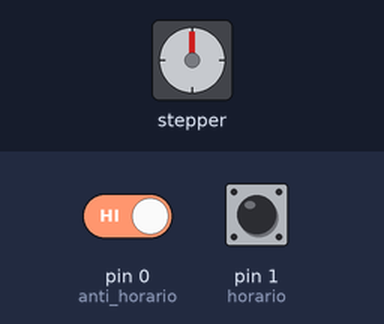
Bench run of a sketch on a simulated Arduino Uno, built with avr-gcc and run on an emulated ATmega328P. Parts: stepper motor. The test bench sets the inputs (shaded band); at power-on: pin 0 (anti_horario) HIGH, pin 1 (horario) HIGH. Stepper angles assume 200 steps per turn.

Above: at 1.2 s.
1.3 s: pin 0 (anti_horario) driven LOW
At 1.45 s:
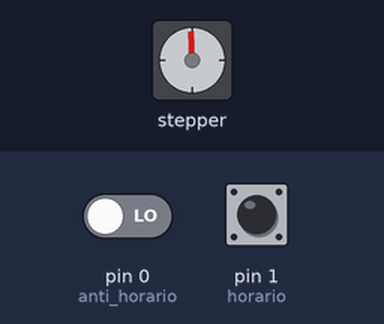
At 2.05 s:
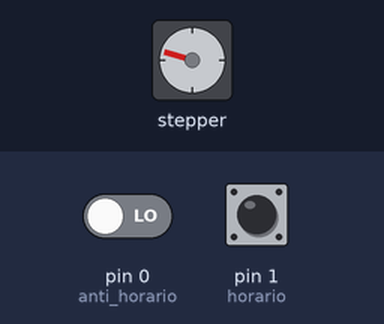
Timing chart, 0 to 16.3 s (numbered marks = the images above; inputs shaded):
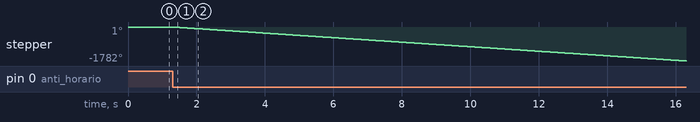

The sketch:

TP1A-Punto1C.ino
```cpp
//Universidad Tecnologica Nacional - Facultad Regional Tucuman
//Departamento de Ingenieria Electronica - Sistemas de Control Biomedico
//by Fernandez Francisco Alberto

//Programa que al presionar pulsadores cambio el sentido del giro

#include <Stepper.h>
#define horario 1
#define anti_horario 0

bool hor = false;
bool anti_hor = false;
double rev_pasos = 200;
Stepper myStepper(rev_pasos, 12, 11, 10, 9);


void setup() {
  myStepper.setSpeed(20);
  pinMode(horario,INPUT);
  pinMode(anti_horario,INPUT);
}
void loop() {
  if (digitalRead(horario) == 0)
    {
      hor = true;
      anti_hor = false;
  }
  if (digitalRead(anti_horario) == 0)
    {
      hor = false;
      anti_hor = true;
  }
  if (hor == true)  myStepper.step(rev_pasos);
  if (anti_hor == true)  myStepper.step(-rev_pasos);
}
```

Measured:
- after the input at 1.3 s, stepper: keeps turning counter-clockwise at about 119°/s, starting at once
